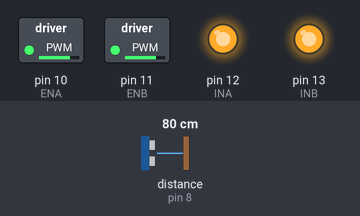
Simulated run of this sketch. Board: Arduino Uno, built with avr-gcc and run on an emulated ATmega328P. On the bench: switched loads named in the sketch (green lamp = pin HIGH), output pins drawn as LEDs (lit = HIGH). Wiring (inferred from the names in the program): ultrasonic range finder: trigger pin 7; echo pin 8. Inputs (shaded band) come from the test bench; at power-on: distance to the obstacle (sensor on pin 8) 80 cm. The echo pulse lasts 58.3 µs per cm; pins used as bus, display or sensor lines are not drawn; what the sketch prints to the serial monitor is not drawn.

Above: at 1.2 s.
1.3 s: distance to the obstacle (sensor on pin 8) set to 2 cm
4.3 s: distance to the obstacle (sensor on pin 8) set to 18 cm
Timing chart, 0 to 7.3 s (numbered marks = the images above; inputs shaded):
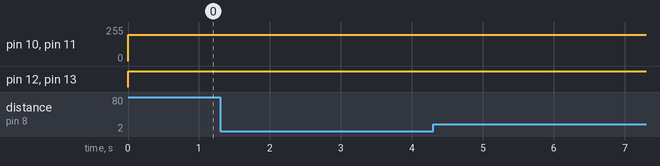

Measured:
- after the input at 1.3 s, every drawn part: stays the same
- after the input at 4.3 s, every drawn part: stays the same

The sketch:

spars.ino
```cpp
//  motor A
int const ENA = 10;
int const INA = 12;
//  motor B
int const ENB = 11;
int const INB = 13;

int const MIN_SPEED = 27;   // set to the minimum PWM value that will make the motors turn
int  const ACCEL_DELAY = 50; // delay between steps when ramping motor speed up or down.

long duration; // variable for the duration of sound wave travel
int distance; // variable for the distance measurement

// ultrasonics pins
#define echoPin 8 // attach pin D8 Arduino to pin Echo of HC-SR04
#define trigPin 7 // attach pin D7  Arduino to pin Trig of HC-SR04

void setup() {
  pinMode(ENA, OUTPUT); // set all of the motor control pins to outputs
  pinMode(ENB, OUTPUT);
  pinMode(INA, OUTPUT);
  pinMode(INB, OUTPUT);

  pinMode(trigPin, OUTPUT); // sets the trigPin as an OUTPUT
  pinMode(echoPin, INPUT); // sets the echoPin as an INPUT
  Serial.begin(9600); // serial communication is starting with 9600 of baudrate speed
}

void loop() {
  Forward(75);
  //TurnLeft(75);
  delay(10);
  Distance();
}

void Distance(){
  // clears the trigPin condition
  digitalWrite(trigPin, LOW);
  delayMicroseconds(2);
  // sets the trigPin HIGH (ACTIVE) for 10 microseconds
  digitalWrite(trigPin, HIGH);
  delayMicroseconds(10);
  digitalWrite(trigPin, LOW);
  // reads the echoPin, returns the sound wave travel time in microseconds
  duration = pulseIn(echoPin, HIGH);
  // calculating the distance
  distance = duration * 0.034 / 2; // speed of sound wave divided by 2 (go and back)
  // displays the distance on the Serial Monitor
  Serial.print("Distance: ");
  Serial.print(distance);
  Serial.println(" cm");
}

// Forward(int s) drives the robot forward
// assumes motor A is left motor and B right motor (ultrasonic sensor is the front of the robot)
// int s: sets the speed of the robot between 0-100 percent
void Forward (int s)
{
  Motor('C', 'F', s);
}

// Backward(int s) drives the robot forward
// assumes motor A is left motor and B right motor (ultrasonic sensor is the front of the robot)
// int s: sets the speed of the robot between 0-100 percent
void Backward (int s)
{
  Motor('C', 'R', s);
}

// Stop(int s) drives the robot forward
// assumes motor A is left motor and B right motor (ultrasonic sensor is the front of the robot)
// int s: sets the speed of the robot between 0-100 percent
void Stop ()
{
  Motor('C', 'F', 0);
}

// TurnLeft(int s) drives the robot forward
// assumes motor A is left motor and B right motor (ultrasonic sensor is the front of the robot)
// int s: sets the speed of the robot between 0-100 percent
void TurnLeft (int s)
{
  Motor('A', 'R', s);
  Motor('B', 'F', s);
}

// TurnRight(int s) drives the robot forward
// assumes motor A is left motor and B right motor (ultrasonic sensor is the front of the robot)
// int s: sets the speed of the robot between 0-100 percent
void TurnRight (int s)
{
  Motor('A', 'F', s);
  Motor('B', 'R', s);
}

/*
 * motor function does all of the heavy lifting of controlling the motors
 * mot = motor to control either 'A' or 'B'.  'C' controls both motors.
 * dir = direction, either 'F'orward or 'R'everse
 * speed = speed.  takes in 1-100 percent and maps to 0-255 for PWM control.
 * mapping ignores speed values that are too low to make the motor turn.
 * in this case, anything below 27, but 0 still means 0 to stop the motors soooo...
*/
void Motor(char mot, char dir, int speed)
{
  // remap the speed from range 0-100 to 0-255
  int newspeed;
  if (speed == 0)
    newspeed = 0;   // don't remap zero but remap everything else...
  else
    newspeed = map(speed, 1, 100, MIN_SPEED, 255);

  switch (mot) {
    case 'A': // motor a
      if (dir == 'F') {
        digitalWrite(INA, HIGH);
      }
      else if (dir == 'R') {
        digitalWrite(INB, LOW);
      }
      analogWrite(ENA, newspeed);
      break;

    case 'B':  // motor b
      if (dir == 'F') {
        digitalWrite(INB, HIGH);
      }
      else if (dir == 'R') {
        digitalWrite(INB, LOW);
      }
      analogWrite(ENB, newspeed);
      break;

    case 'C': // both motors
      if (dir == 'F') {
        digitalWrite(INA, HIGH);
        digitalWrite(INB, HIGH);
      }
      else if (dir == 'R') {
        digitalWrite(INA, LOW);
         digitalWrite(INB, LOW);
      }
      analogWrite(ENA, newspeed);
      analogWrite(ENB, newspeed);
      break;
  }
}
```
